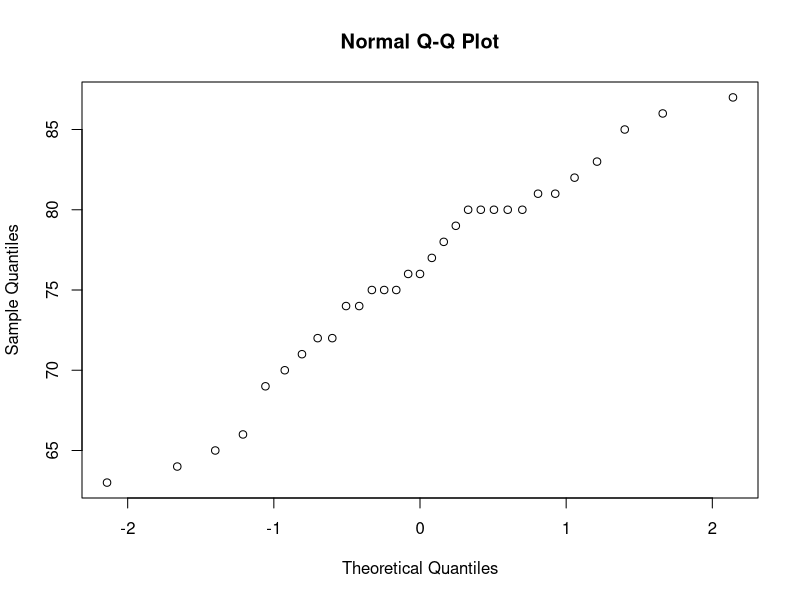
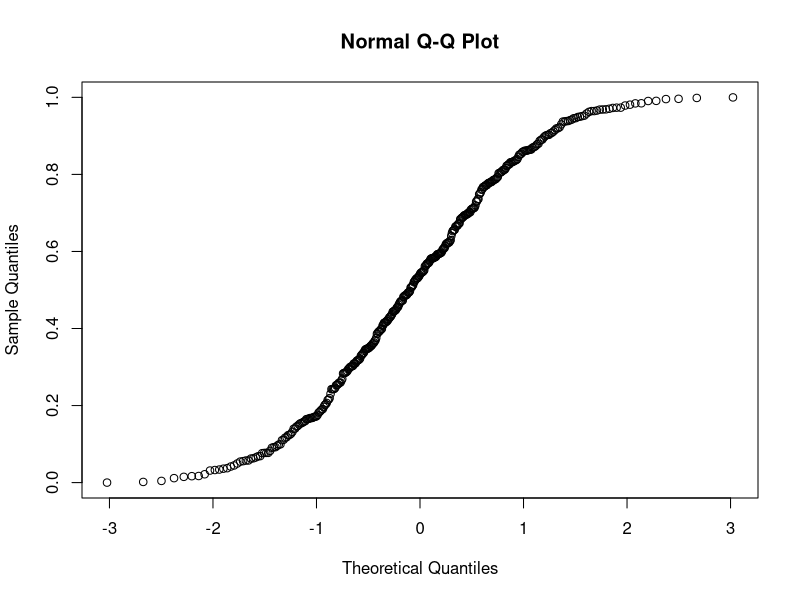
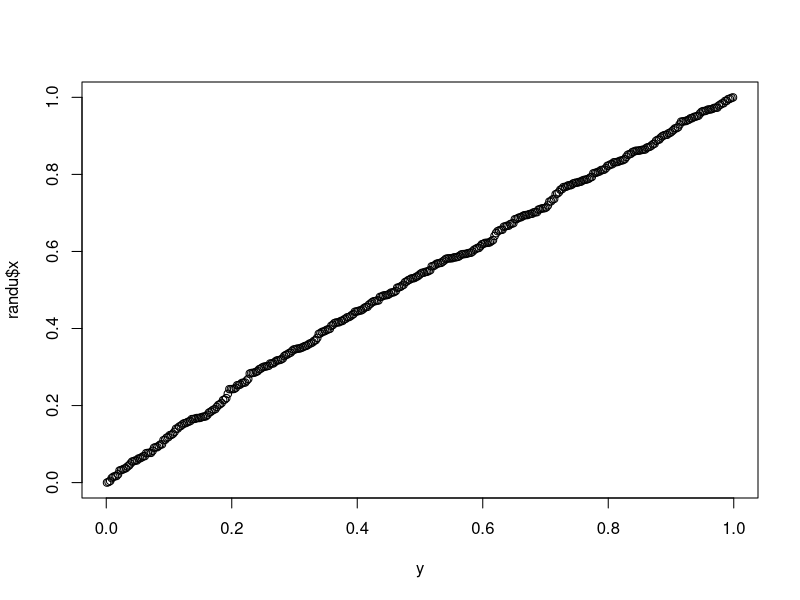
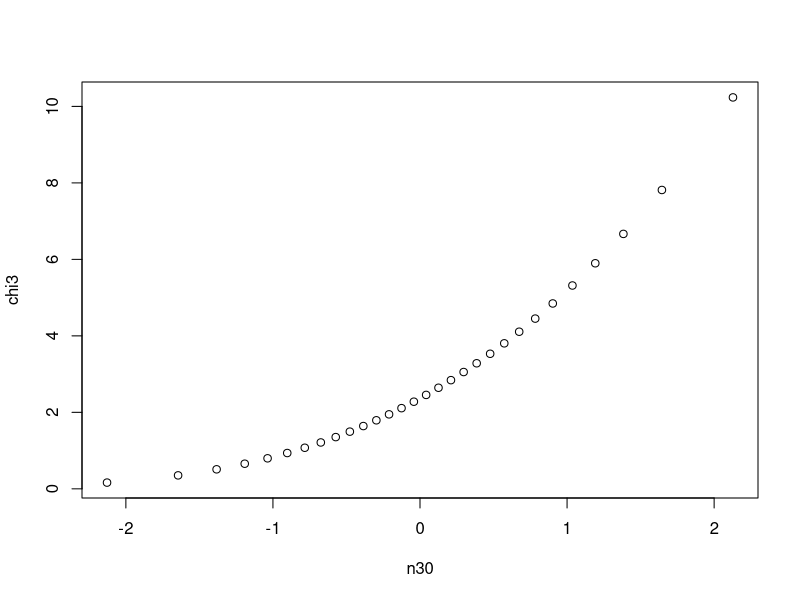
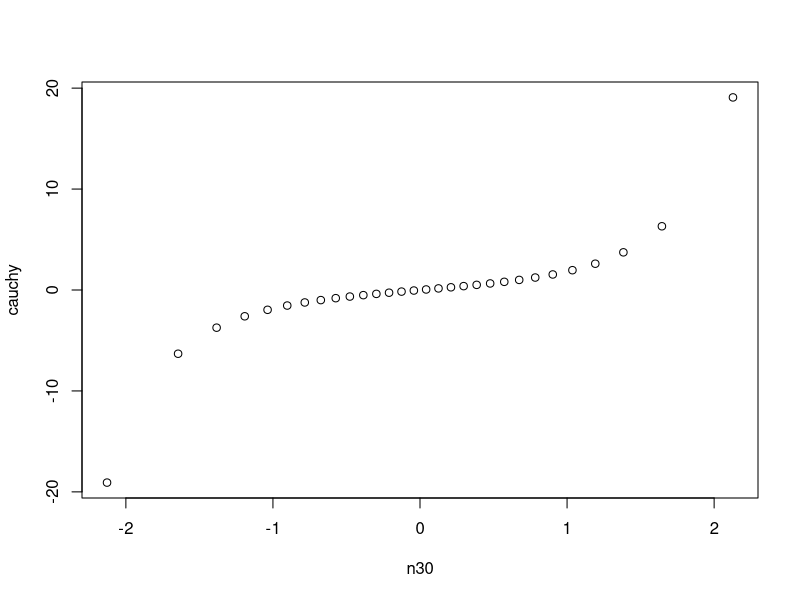
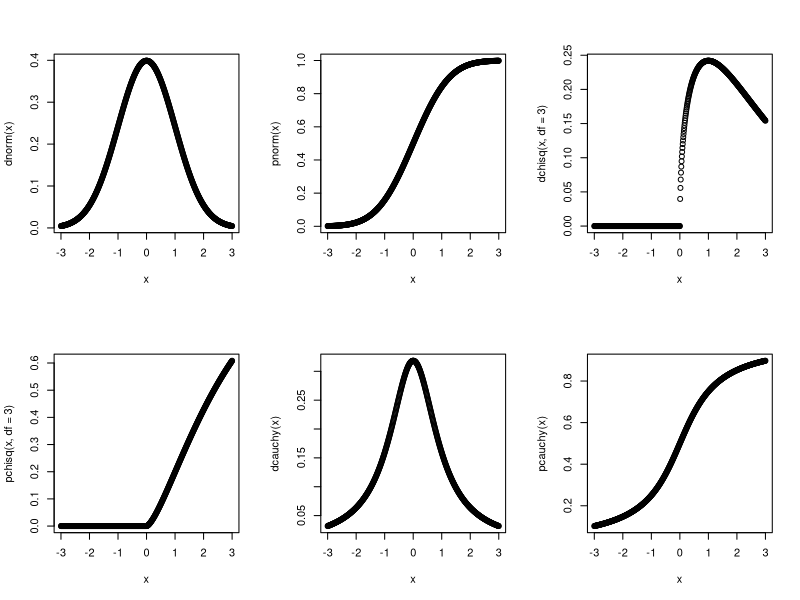

Recreate these plots in R, in order.
s = seq(0.01, 0.99, 0.01) # Secuencia que empieza en 0.01, termina en 0.99, y da saltos de 0.01
s

qn = qnorm(s)
qn

df = data.frame(p = s, q = qn)

sample = rnorm(200) # Distribución normal aleatoria (random norm) de 200 muestras
sample

quantile(sample, probs = s)

# qqnorm
trees # Dataframe de árboles
qqnorm(trees$Height)

qqnorm(randu$x)

# qqplot
randu # Dataframe de coordenadas que siguen una distribución normal (todos los puntos tienen la misma probabilidad de salir)
n = length(randu$x)
n
y = qunif(ppoints(n)) # Cuantiles de una distribución uniforme de n muestras
y

qqplot(y, randu$x)


chi3 = qchisq(ppoints(30), df = 3) # 30 puntos aleatorios sobre los que aplico una disribución de chi cuadrado con 3 grados de libertad
n30 = qnorm(ppoints(30))

qqplot(n30, chi3)


cauchy = qcauchy(ppoints(30))
qqplot(n30, cauchy)

par(mfrow = c(2,3))
x = seq(-3, 3, 0.01)
plot(x, dnorm(x))
plot(x, pnorm(x)) # Función de distribución acumulativa

plot (x,dchisq(x, df = 3))
plot(x, pchisq(x, df = 3))

plot(x, dcauchy(x))
plot(x, pcauchy(x))
